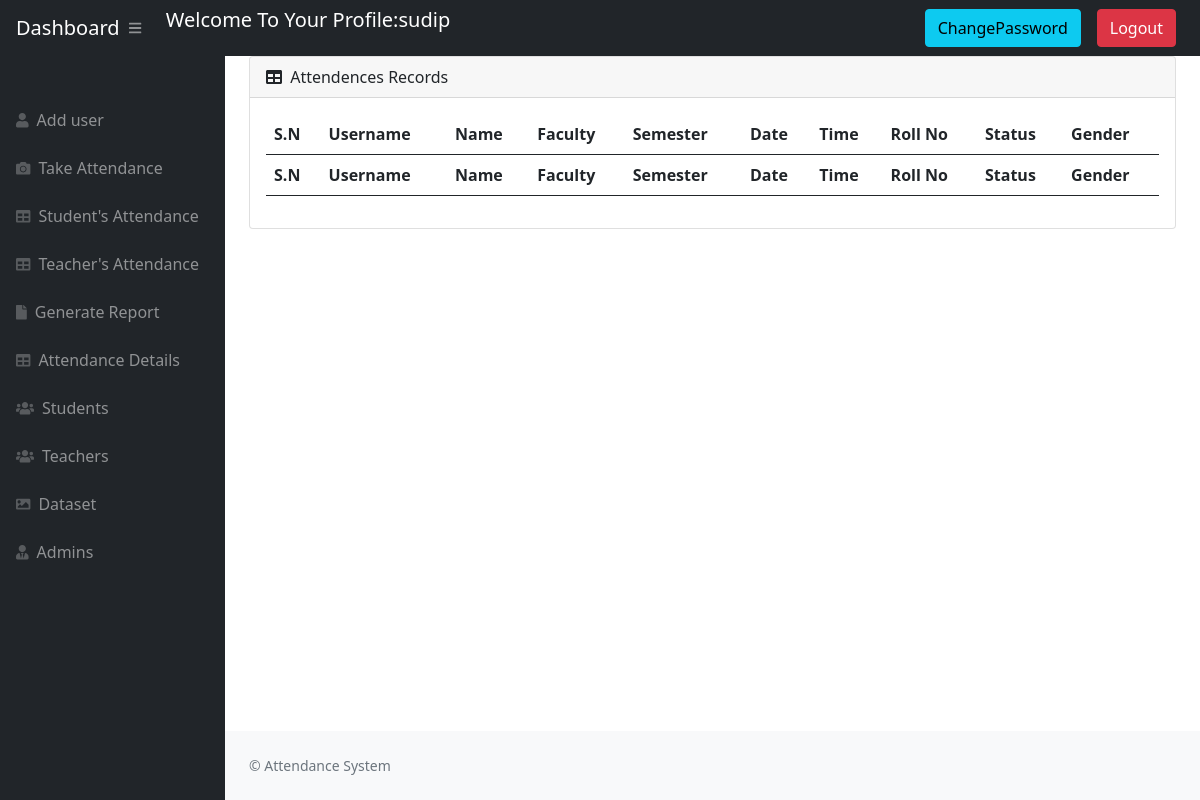
Before: /Recordattendance/prati (signed in) with the older database file.
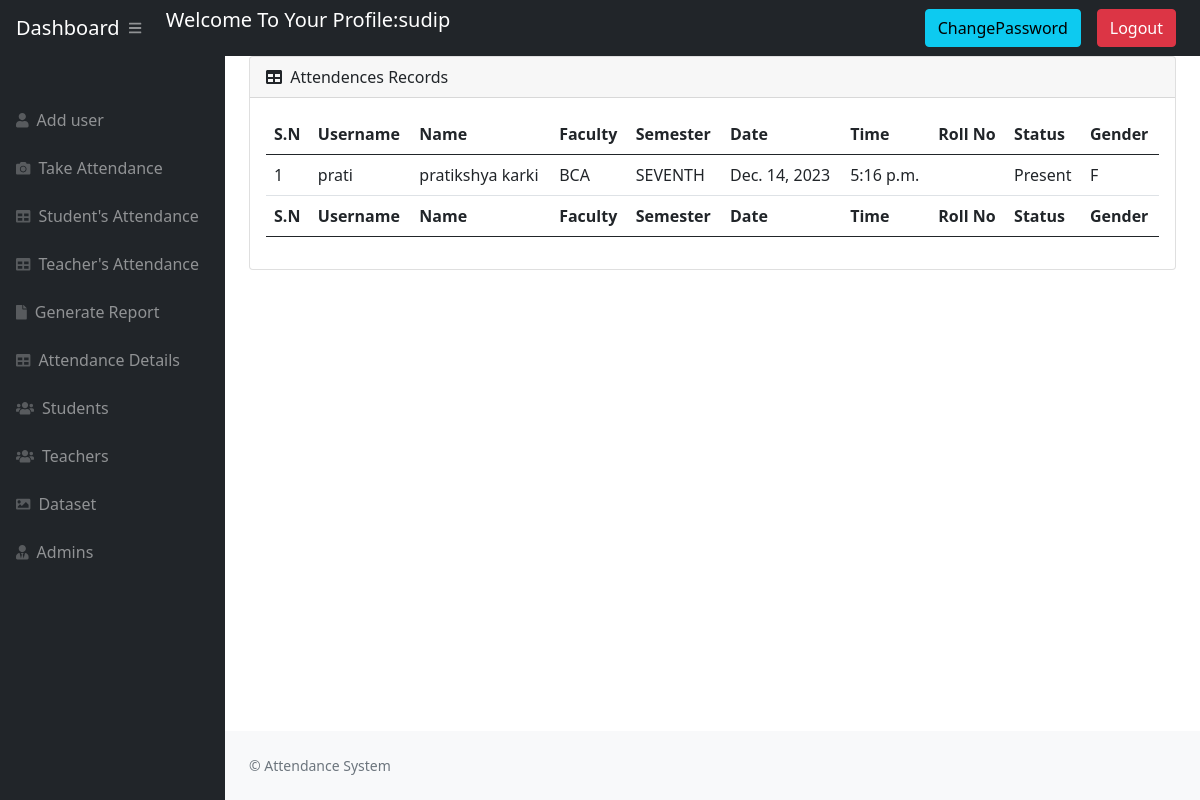
After: the same page with the newer database file.
### website/models.py (models this page shows, shortened)
class Attendance(models.Model):
    username = models.CharField(max_length=10)
    first_name = models.CharField(max_length=50)
    last_name = models.CharField(max_length=50)
    roll_num = models.CharField(max_length=10)
    gender = models.CharField(max_length=50)
    faculty = models.CharField(max_length=50)
    sem = models.CharField(max_length=50)
    date = models.DateField(auto_now_add=True, null=True)
    time = models.TimeField(auto_now_add=True, null=True)
    ststus = models.CharField(
        choices=Attendance_status, max_length=30, default='Absent')
    usertype = models.CharField(max_length=20)

### website/views.py (the view)
@login_required(login_url='login_view')
def Attendance_record(request, user):
    if request.user.userType == 'admin' or request.user.userType == 'teacher':
        data = Attendance.objects.filter(username=user)
        attRecord = {'datas': data}
        return render(request, 'Admin/attendancerecord.html', attRecord)
    else:
        messages.warning(
            request, "You Must Be Logged In As Admin or Teacher View The Page")
        return redirect('login_view')

### website/templates/Admin/attendancerecord.html (shortened to what this page needs)
{% extends 'Admin/admain.html' %} {% block title %} Dashboard {% endblock %}
{% block stylesheets %}{% endblock stylesheets %} {% block content %}
<div class="container-fluid px-4">
  <div class="card mb-4">
    <div class="card-header">
      <i class="fas fa-table me-1"></i>
      Attendences Records
    </div>
    <div class="card-body">
      <table id="datatablesSimple" class="table table-hover">
        <thead>
          <tr>
            <th>S.N</th>
            <th>Username</th>
            <th>Name</th>
            <th>Faculty</th>
            <th>Semester</th>
            <th>Date</th>
            <th>Time</th>
            <th>Roll No</th>
            <th>Status</th>
            <th>Gender</th>
          </tr>
        </thead>
        <tfoot>
          <tr>
            <th>S.N</th>
            <th>Username</th>
            <th>Name</th>
            <th>Faculty</th>
            <th>Semester</th>
            <th>Date</th>
            <th>Time</th>
            <th>Roll No</th>
            <th>Status</th>
            <th>Gender</th>
          </tr>
        </tfoot>
        <tbody>
          {% for d in datas %}
          <tr>
            <td>{{forloop.counter}}</td>
            <td>{{d.username}}</td>
            <td>{{ d.first_name }} {{ d.last_name }}</td>
            <td>{{ d.faculty}}</td>
            <td>{{ d.sem}}</td>
            <td>{{ d.date}}</td>
            <td>{{ d.time}}</td>
            <td>{{ d.roll_num}}</td>
            <td>{{ d.ststus}}</td>
            <td>{{ d.gender}}</td>
          </tr>
          {% endfor %}
        </tbody>
      </table>
    </div>
  </div>
</div>
{% endblock content %}

Changed rows visible on the page:
added Attendance: username "prati", first_name "pratikshya", last_name "karki", faculty "BCA", sem "SEVENTH", date "Dec. 14, 2023", time "5:16 p.m.", ststus "Present", gender "F"
